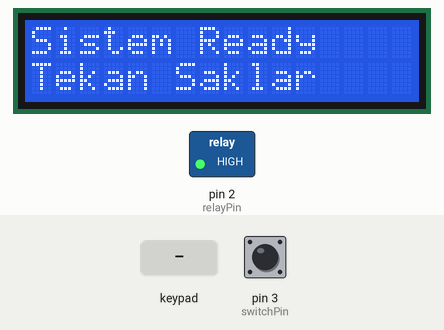
This sketch was run on a simulated Arduino Mega 2560, built with avr-gcc and run on an emulated ATmega2560. Parts: 16×2 character LCD, switched loads named in the sketch (green lamp = pin HIGH). The test bench sets the inputs (shaded band); at power-on: pin 3 (switchPin) HIGH.

Above: at 5.8 s.
5.9 s: pin 3 (switchPin) pulled LOW for 0.15 s
At 7.7 s:
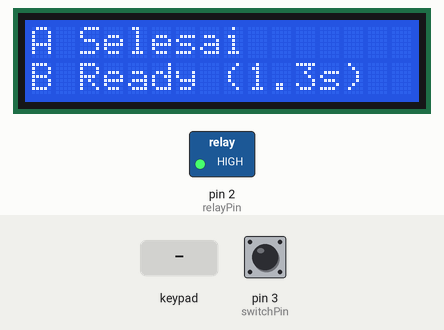
8.4 s: key 'A' pressed
At 9.5 s:
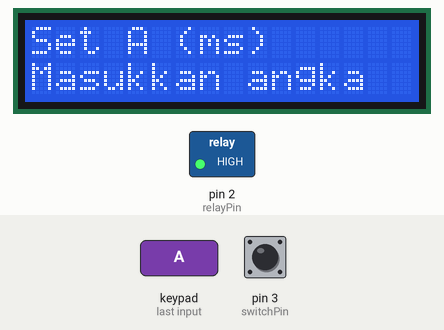
9.9 s: keypad keys 2 2 2 4 2 6 2 8 # pressed 0.4 s apart
At 11.5 s:
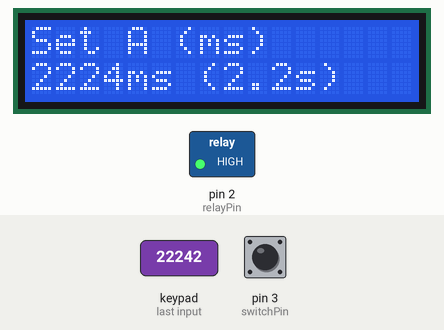
15.0 s: key 'B' pressed
At 16.0 s:
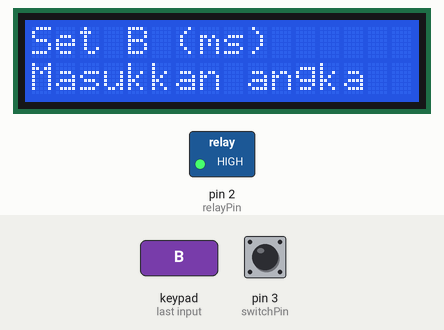
16.5 s: keypad keys 3 0 3 2 3 4 3 6 # pressed 0.4 s apart
At 18.0 s:
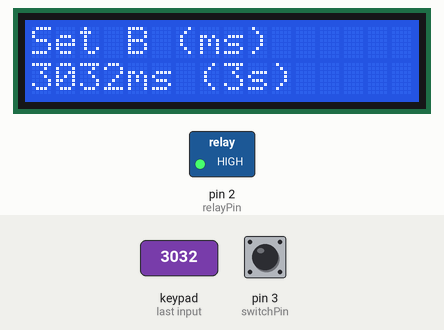
21.6 s: pin 3 (switchPin) pulled LOW for 1 s
At 22.5 s:
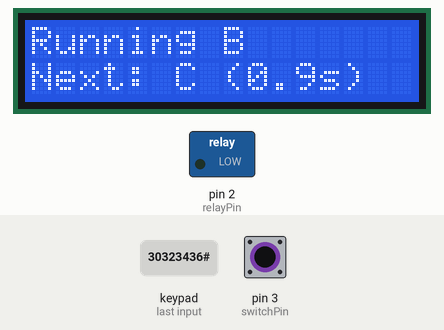
Timing chart, 0 to 26.2 s (numbered marks = the images above; inputs shaded):
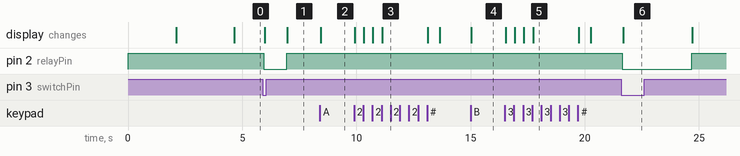

Measured:
- after the input at 5.9 s, pin 2 (relayPin): HIGH → LOW after 0.05 s, → HIGH 1.0 s later; the display: first changes after 0.08 s (image 1 shows a later state)
- after the input at 8.4 s, the display: changes at once (image 2)
- after the input at 9.9 s, the display: first changes at once (image 3 shows a later state)
- after the input at 15.0 s, the display: changes at once (image 4)
- after the input at 16.5 s, the display: first changes at once (image 5 shows a later state)
- after the input at 21.6 s, pin 2 (relayPin): HIGH → LOW after 0.05 s, → HIGH 3.0 s later; the display: changes after 0.08 s (image 6)

The sketch:

twisting_control_multi_time.ino
```cpp
#include <Wire.h>
#include <LiquidCrystal_I2C.h>
#include <Keypad.h>
#include <limits.h>

enum SystemMode {MODE_IDLE, MODE_A, MODE_B, MODE_C, MODE_D};

void showSplashScreen();
void showMainScreen();
void handleSwitchPress();
void runSystem();
void startMode(SystemMode mode);
void determineNextMode();
void updateRunningDisplay();
void startInputMode(char mode);
void processDigitInput(char key);
void saveInput();
void resetAll();
void readSwitch();
void handleKeypadInput(char key);
char getModeChar(SystemMode mode);
unsigned int getModeTime(SystemMode mode);
void printSeconds(unsigned int milliseconds);

LiquidCrystal_I2C lcd(0x27, 16, 2);

const byte ROWS = 4;
const byte COLS = 4;
char keys[ROWS][COLS] = {
  {'1','2','3','A'},
  {'4','5','6','B'},
  {'7','8','9','C'},
  {'*','0','#','D'}
};

byte rowPins[ROWS] = {22, 24, 26, 28};
byte colPins[COLS] = {30, 32, 34, 36};
Keypad keypad = Keypad(makeKeymap(keys), rowPins, colPins, ROWS, COLS);

const int relayPin = 2;
const int switchPin = 3;

unsigned int timeA = 1000;
unsigned int timeB = 1300;
unsigned int timeC = 900;
unsigned int timeD = 0;

SystemMode currentMode = MODE_IDLE;
SystemMode nextMode = MODE_A;
bool systemRunning = false;
bool inputMode = false;
char currentInput = ' ';

String inputValue = "";
unsigned int tempValue = 0;

unsigned long previousMillis = 0;
unsigned long interval = 0;

int switchState = HIGH;
int lastSwitchState = HIGH;
unsigned long lastDebounceTime = 0;
const unsigned long debounceDelay = 50;

unsigned long safeMillisDiff(unsigned long now, unsigned long previous) {
  return (now >= previous) ? (now - previous) : (4294967295UL - previous + now + 1);
}

void setup() {
  Serial.begin(9600);
  pinMode(relayPin, OUTPUT);
  digitalWrite(relayPin, HIGH); // Pastikan relay OFF awal
  pinMode(switchPin, INPUT_PULLUP);

  lcd.init();
  lcd.backlight();

  showSplashScreen();
  delay(500); // Tambahan agar layar stabil
  showMainScreen();
}

void loop() {
  static unsigned long lastKeypadTime = 0;
  const unsigned long keypadInterval = 50;

  if (millis() - lastKeypadTime >= keypadInterval) {
    lastKeypadTime = millis();
    char key = keypad.getKey();
    if (key) handleKeypadInput(key);
  }

  readSwitch();

  if (systemRunning && interval > 0) {
    runSystem();
  }
}

void showSplashScreen() {
  lcd.clear();
  lcd.setCursor(0, 0); lcd.print("  Timer Multi");
  lcd.setCursor(0, 1); lcd.print("   CONTROLLER");
  delay(2000);
  lcd.clear();
  lcd.setCursor(0, 0); lcd.print("    BY AGUS F");
  lcd.setCursor(0, 1); lcd.print("  10 JULI 2025");
  delay(2000);
}

void showMainScreen() {
  lcd.clear();
  lcd.setCursor(0, 0);
  if (systemRunning) {
    updateRunningDisplay();
  } else {
    lcd.print("Sistem Ready");
    lcd.setCursor(0, 1);
    lcd.print("Tekan Saklar");
    digitalWrite(relayPin, HIGH); // Pastikan relay mati saat idle
  }
}

void readSwitch() {
  int reading = digitalRead(switchPin);
  if (reading != lastSwitchState) {
    lastDebounceTime = millis();
  }

  if (safeMillisDiff(millis(), lastDebounceTime) > debounceDelay) {
    if (reading != switchState) {
      switchState = reading;
      if (switchState == LOW) {
        handleSwitchPress();
      }
    }
  }
  lastSwitchState = reading;
}

void handleSwitchPress() {
  if (!systemRunning) {
    switch (currentMode) {
      case MODE_IDLE: nextMode = MODE_A; break;
      case MODE_A: nextMode = MODE_B; break;
      case MODE_B: nextMode = MODE_C; break;
      case MODE_C: nextMode = MODE_D; break;
      case MODE_D: nextMode = MODE_A; break;
    }

    while (true) {
      if (nextMode == MODE_A && timeA > 0) break;
      if (nextMode == MODE_B && timeB > 0) break;
      if (nextMode == MODE_C && timeC > 0) break;
      if (nextMode == MODE_D && timeD > 0) break;

      if (timeA == 0 && timeB == 0 && timeC == 0 && timeD == 0) {
        timeA = 100;
        nextMode = MODE_A;
        break;
      }

      nextMode = (SystemMode)((nextMode + 1) % (MODE_D + 1));
      if (nextMode == MODE_IDLE) nextMode = MODE_A;
    }

    startMode(nextMode);
  }
}

void startMode(SystemMode mode) {
  currentMode = mode;
  systemRunning = true;

  determineNextMode();

  switch (mode) {
    case MODE_A: interval = timeA; break;
    case MODE_B: interval = timeB; break;
    case MODE_C: interval = timeC; break;
    case MODE_D: interval = timeD; break;
    default: return;
  }

  if (interval > 0) {
    digitalWrite(relayPin, LOW); // Relay aktif
    previousMillis = millis();
    updateRunningDisplay();
  } else {
    systemRunning = false;
  }
}

void determineNextMode() {
  switch (currentMode) {
    case MODE_A:
      nextMode = timeB > 0 ? MODE_B : timeC > 0 ? MODE_C : timeD > 0 ? MODE_D : MODE_A;
      break;
    case MODE_B:
      nextMode = timeC > 0 ? MODE_C : timeD > 0 ? MODE_D : timeA > 0 ? MODE_A : MODE_B;
      break;
    case MODE_C:
      nextMode = timeD > 0 ? MODE_D : timeA > 0 ? MODE_A : timeB > 0 ? MODE_B : MODE_C;
      break;
    case MODE_D:
      nextMode = timeA > 0 ? MODE_A : timeB > 0 ? MODE_B : timeC > 0 ? MODE_C : MODE_D;
      break;
    default: nextMode = MODE_A;
  }
}

void runSystem() {
  unsigned long currentMillis = millis();
  unsigned long elapsed = safeMillisDiff(currentMillis, previousMillis);

  if (elapsed >= interval) {
    digitalWrite(relayPin, HIGH); // Matikan relay

    unsigned long relayOffTime = millis();
    while (digitalRead(relayPin) != HIGH) {
      if (safeMillisDiff(millis(), relayOffTime) > 1000) {
        resetAll();
        return;
      }
    }

    systemRunning = false;
    showModeComplete();
  }
}

void updateRunningDisplay() {
  lcd.clear();
  lcd.setCursor(0, 0);
  lcd.print("Running ");
  lcd.print(getModeChar(currentMode));
  lcd.setCursor(0, 1);
  lcd.print("Next: ");
  lcd.print(getModeChar(nextMode));
  lcd.print(" (");
  printSeconds(getModeTime(nextMode));
  lcd.print(")");
}

void showModeComplete() {
  lcd.clear();
  lcd.setCursor(0, 0);
  lcd.print(getModeChar(currentMode));
  lcd.print(" Selesai");
  lcd.setCursor(0, 1);
  lcd.print(getModeChar(nextMode));
  lcd.print(" Ready (");
  printSeconds(getModeTime(nextMode));
  lcd.print(")");
}

void printSeconds(unsigned int milliseconds) {
  int seconds = milliseconds / 1000;
  int fraction = (milliseconds % 1000) / 100;
  lcd.print(seconds);
  if (fraction > 0) {
    lcd.print(".");
    lcd.print(fraction);
  }
  lcd.print("s");
}

unsigned int getModeTime(SystemMode mode) {
  switch(mode) {
    case MODE_A: return timeA;
    case MODE_B: return timeB;
    case MODE_C: return timeC;
    case MODE_D: return timeD;
    default: return 0;
  }
}

char getModeChar(SystemMode mode) {
  switch(mode) {
    case MODE_A: return 'A';
    case MODE_B: return 'B';
    case MODE_C: return 'C';
    case MODE_D: return 'D';
    default: return ' ';
  }
}

void handleKeypadInput(char key) {
  if (key == '*' && !inputMode) {
    resetAll();
  } else if (key == '#' && inputMode) {
    saveInput();
  } else if (inputMode && isdigit(key)) {
    processDigitInput(key);
  } else if (!inputMode && (key == 'A' || key == 'B' || key == 'C' || key == 'D')) {
    startInputMode(key);
  }
}

void startInputMode(char mode) {
  inputMode = true;
  currentInput = mode;
  inputValue = "";
  lcd.clear();
  lcd.setCursor(0, 0);
  lcd.print("Set ");
  lcd.print(mode);
  lcd.print(" (ms)");
  lcd.setCursor(0, 1);
  lcd.print("Masukkan angka");
}

void processDigitInput(char key) {
  inputValue += key;
  if (inputValue.length() > 4) {
    inputValue = inputValue.substring(0, 4);
  }
  tempValue = inputValue.toInt();
  lcd.clear();
  lcd.setCursor(0, 0);
  lcd.print("Set ");
  lcd.print(currentInput);
  lcd.print(" (ms)");
  lcd.setCursor(0, 1);
  lcd.print(inputValue);
  lcd.print("ms (");
  printSeconds(tempValue);
  lcd.print(")");
}

void saveInput() {
  switch (currentInput) {
    case 'A': timeA = tempValue; break;
    case 'B': timeB = tempValue; break;
    case 'C': timeC = tempValue; break;
    case 'D': timeD = tempValue; break;
  }

  inputMode = false;
  lcd.clear();
  lcd.setCursor(0, 0);
  lcd.print(currentInput);
  lcd.print(" = ");
  lcd.print(tempValue);
  lcd.print("ms (");
  printSeconds(tempValue);
  lcd.print(")");
  lcd.setCursor(0, 1);
  lcd.print("Disimpan");
  delay(500);
  showMainScreen();
}

void resetAll() {
  timeA = 0; timeB = 0; timeC = 0; timeD = 0;
  inputMode = false;
  currentMode = MODE_IDLE;
  systemRunning = false;
  digitalWrite(relayPin, HIGH);
  lcd.clear();
  lcd.setCursor(0, 0); lcd.print("Reset Berhasil");
}
```
